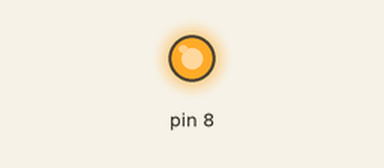
Simulated run of this sketch. Board: Arduino Uno, built with avr-gcc and run on an emulated ATmega328P. Parts: output pins drawn as LEDs (lit = HIGH). What the sketch prints to the serial monitor is not drawn.

Above: at 0.1 s.
Timing chart, 0 to 1.6 s (numbered marks = the images above):
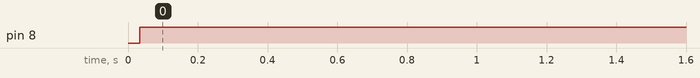

The sketch:

Debug.ino
```cpp
#include <Adafruit_MotorShield.h>
#include <Servo.h>

#define TRIG_BLOCK 4
#define ECHO_BLOCK 5
#define TRIG_TUNNEL 6
#define ECHO_TUNNEL 7
#define AMBER_LIGHT 8

class LineFollower{
  private:
  int inputPin;
  double data;
  public:
  LineFollower() = default;
  LineFollower (int p) {
    inputPin = p;
    pinMode(p, INPUT);
  }
  bool getLineData(){
    data = digitalRead(inputPin);
    if (data == 0.0){
      return true; //black is True
    }else{
      return false; //white is False
    }
  }
};

class Motors{
private:
  int lightPin;
public:
  // class field
  Adafruit_MotorShield MotorShield = Adafruit_MotorShield();
  Adafruit_DCMotor *Motor;
  int currentSpeed;
  bool goingForward;

  // constructor
  Motors() = default;
  Motors(int pin, int light)
  {
    Motor = MotorShield.getMotor(pin);
    lightPin = light;
  }

  // functions
  void begin()
  {
    // Find MotorShield
    if (!MotorShield.begin())
    {
      Serial.println("Could not find Motor Shield. Check wiring.");
      while (1)
        ;
    }
    Serial.println("Motor Shield found.");

    // Initial configuration - turn on
    Motor->setSpeed(150);
    Motor->run(FORWARD);
    Motor->run(RELEASE);

    // configure amber light
    pinMode(lightPin, OUTPUT);
  }

  void forward(int speed)
  {
    // set speed of motor
    Motor->setSpeed(speed);
    Motor->run(FORWARD);
    goingForward = true;
    currentSpeed = speed;

    // turn on light
    digitalWrite(lightPin, HIGH);
  }

  void backward(int speed)
  {
    // set speed of motor
    Motor->setSpeed(speed);
    Motor->run(BACKWARD);
    currentSpeed = 0;
    goingForward = false;

    // turn on light
    digitalWrite(lightPin, HIGH);
  }

  void stop()
  {
    // make motor stop
    Motor->run(RELEASE);
    currentSpeed = 0;

    // turn off light
    digitalWrite(lightPin, LOW);
  }
  int getSpeed()
  {
    return currentSpeed;
  }
};

class Grabber{
private:
  int servoPin;

public:
  // class field
  Servo servo;

  // constructor
  Grabber() = default;
  Grabber(int servoNum) {
    if (servoNum == 1) {
      servoPin = 10;
    }
    else {
      servoPin = 9;
    }
  }

  // functions
  void begin() {
    servo.attach(servoPin);
  }

  void grab() {
    servo.write(0);
  }

  void release() {
    servo.write(90);
  }

};

class Crisps{
  private:
  LineFollower lineFollower1;
  LineFollower lineFollower2;
  LineFollower lineFollower3;
  LineFollower lineFollower4;
  Motors motorL;
  Motors motorR;
  static const int maxSpeed = 255;
  bool onLine;

  public:
  Crisps() = default;
  Crisps (int line0, int line1, int line2, int line3, int motor0, int motor1):
    lineFollower1(line0), //this is the line follower on the left for following the main line
    lineFollower2(line1), //this is the line follower on the right for following the main line
    lineFollower3(line2),
    lineFollower4(line3),
    motorL(motor0, AMBER_LIGHT),
    motorR(motor1, AMBER_LIGHT) {
      motorL.begin();
      motorR.begin();
      onLine = true;
    }
  void fullForward(){
    motorL.forward(maxSpeed);
    motorR.forward(maxSpeed);
  }
  void fullBackward(){
    motorL.backward(maxSpeed);
    motorR.backward(maxSpeed);
  }
  void followLine(){
    int step = 1;
    bool leftLine = lineFollower1.getLineData();
    bool rightLine = lineFollower2.getLineData();

    if (!leftLine || !rightLine){
      onLine = false;
      if(!leftLine && rightLine){
        int speedLeft = motorL.getSpeed();
        motorL.forward(speedLeft - step);
      } else if (leftLine && !rightLine) {
        int speedRight = motorR.getSpeed();
        motorR.forward(speedRight - step);
     }
    } else if (onLine == true){
      motorL.forward(maxSpeed);
      motorR.forward(maxSpeed);
  }
  }
};

Crisps robot;

void setup () {
  Serial.begin(9600);
  Serial.println("Hello setup before!");
  robot = Crisps(0, 1, 2, 3, 1, 2);
  Serial.println("Hello setup after");

}

void loop () {
  Serial.println("Full Forward!");
  robot.fullForward();
  delay(1000);
}
```

Measured:
- by itself, pin 8: LOW → HIGH at 0.03 s
